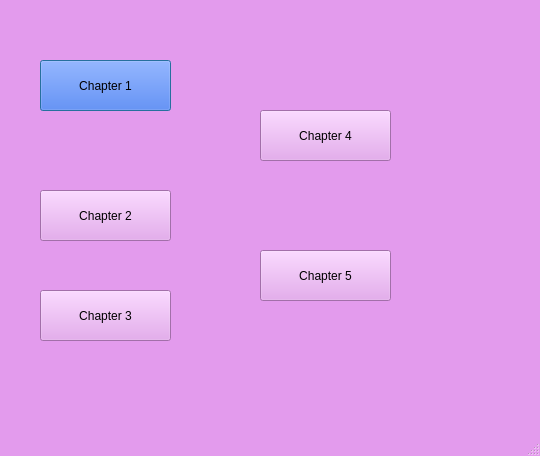
<?xml version="1.0" encoding="UTF-8"?>
<ui version="4.0">
 <class>JpnstudyDialog</class>
 <widget class="QDialog" name="JpnstudyDialog">
  <property name="geometry">
   <rect>
    <x>0</x>
    <y>0</y>
    <width>540</width>
    <height>456</height>
   </rect>
  </property>
  <property name="palette">
   <palette>
    <active>
     <colorrole role="WindowText">
      <brush brushstyle="SolidPattern">
       <color alpha="255">
        <red>0</red>
        <green>0</green>
        <blue>0</blue>
       </color>
      </brush>
     </colorrole>
     <colorrole role="Button">
      <brush brushstyle="SolidPattern">
       <color alpha="255">
        <red>227</red>
        <green>155</green>
        <blue>237</blue>
       </color>
      </brush>
     </colorrole>
     <colorrole role="Light">
      <brush brushstyle="SolidPattern">
       <color alpha="255">
        <red>255</red>
        <green>255</green>
        <blue>255</blue>
       </color>
      </brush>
     </colorrole>
     <colorrole role="Midlight">
      <brush brushstyle="SolidPattern">
       <color alpha="255">
        <red>241</red>
        <green>205</green>
        <blue>246</blue>
       </color>
      </brush>
     </colorrole>
     <colorrole role="Dark">
      <brush brushstyle="SolidPattern">
       <color alpha="255">
        <red>113</red>
        <green>77</green>
        <blue>118</blue>
       </color>
      </brush>
     </colorrole>
     <colorrole role="Mid">
      <brush brushstyle="SolidPattern">
       <color alpha="255">
        <red>151</red>
        <green>103</green>
        <blue>158</blue>
       </color>
      </brush>
     </colorrole>
     <colorrole role="Text">
      <brush brushstyle="SolidPattern">
       <color alpha="255">
        <red>0</red>
        <green>0</green>
        <blue>0</blue>
       </color>
      </brush>
     </colorrole>
     <colorrole role="BrightText">
      <brush brushstyle="SolidPattern">
       <color alpha="255">
        <red>255</red>
        <green>255</green>
        <blue>255</blue>
       </color>
      </brush>
     </colorrole>
     <colorrole role="ButtonText">
      <brush brushstyle="SolidPattern">
       <color alpha="255">
        <red>0</red>
        <green>0</green>
        <blue>0</blue>
       </color>
      </brush>
     </colorrole>
     <colorrole role="Base">
      <brush brushstyle="SolidPattern">
       <color alpha="255">
        <red>255</red>
        <green>255</green>
        <blue>255</blue>
       </color>
      </brush>
     </colorrole>
     <colorrole role="Window">
      <brush brushstyle="SolidPattern">
       <color alpha="255">
        <red>227</red>
        <green>155</green>
        <blue>237</blue>
       </color>
      </brush>
     </colorrole>
     <colorrole role="Shadow">
      <brush brushstyle="SolidPattern">
       <color alpha="255">
        <red>0</red>
        <green>0</green>
        <blue>0</blue>
       </color>
      </brush>
     </colorrole>
     <colorrole role="AlternateBase">
      <brush brushstyle="SolidPattern">
       <color alpha="255">
        <red>241</red>
        <green>205</green>
        <blue>246</blue>
       </color>
      </brush>
     </colorrole>
     <colorrole role="ToolTipBase">
      <brush brushstyle="SolidPattern">
       <color alpha="255">
        <red>255</red>
        <green>255</green>
        <blue>220</blue>
       </color>
      </brush>
     </colorrole>
     <colorrole role="ToolTipText">
      <brush brushstyle="SolidPattern">
       <color alpha="255">
        <red>0</red>
        <green>0</green>
        <blue>0</blue>
       </color>
      </brush>
     </colorrole>
    </active>
    <inactive>
     <colorrole role="WindowText">
      <brush brushstyle="SolidPattern">
       <color alpha="255">
        <red>0</red>
        <green>0</green>
        <blue>0</blue>
       </color>
      </brush>
     </colorrole>
     <colorrole role="Button">
      <brush brushstyle="SolidPattern">
       <color alpha="255">
        <red>227</red>
        <green>155</green>
        <blue>237</blue>
       </color>
      </brush>
     </colorrole>
     <colorrole role="Light">
      <brush brushstyle="SolidPattern">
       <color alpha="255">
        <red>255</red>
        <green>255</green>
        <blue>255</blue>
       </color>
      </brush>
     </colorrole>
     <colorrole role="Midlight">
      <brush brushstyle="SolidPattern">
       <color alpha="255">
        <red>241</red>
        <green>205</green>
        <blue>246</blue>
       </color>
      </brush>
     </colorrole>
     <colorrole role="Dark">
      <brush brushstyle="SolidPattern">
       <color alpha="255">
        <red>113</red>
        <green>77</green>
        <blue>118</blue>
       </color>
      </brush>
     </colorrole>
     <colorrole role="Mid">
      <brush brushstyle="SolidPattern">
       <color alpha="255">
        <red>151</red>
        <green>103</green>
        <blue>158</blue>
       </color>
      </brush>
     </colorrole>
     <colorrole role="Text">
      <brush brushstyle="SolidPattern">
       <color alpha="255">
        <red>0</red>
        <green>0</green>
        <blue>0</blue>
       </color>
      </brush>
     </colorrole>
     <colorrole role="BrightText">
      <brush brushstyle="SolidPattern">
       <color alpha="255">
        <red>255</red>
        <green>255</green>
        <blue>255</blue>
       </color>
      </brush>
     </colorrole>
     <colorrole role="ButtonText">
      <brush brushstyle="SolidPattern">
       <color alpha="255">
        <red>0</red>
        <green>0</green>
        <blue>0</blue>
       </color>
      </brush>
     </colorrole>
     <colorrole role="Base">
      <brush brushstyle="SolidPattern">
       <color alpha="255">
        <red>255</red>
        <green>255</green>
        <blue>255</blue>
       </color>
      </brush>
     </colorrole>
     <colorrole role="Window">
      <brush brushstyle="SolidPattern">
       <color alpha="255">
        <red>227</red>
        <green>155</green>
        <blue>237</blue>
       </color>
      </brush>
     </colorrole>
     <colorrole role="Shadow">
      <brush brushstyle="SolidPattern">
       <color alpha="255">
        <red>0</red>
        <green>0</green>
        <blue>0</blue>
       </color>
      </brush>
     </colorrole>
     <colorrole role="AlternateBase">
      <brush brushstyle="SolidPattern">
       <color alpha="255">
        <red>241</red>
        <green>205</green>
        <blue>246</blue>
       </color>
      </brush>
     </colorrole>
     <colorrole role="ToolTipBase">
      <brush brushstyle="SolidPattern">
       <color alpha="255">
        <red>255</red>
        <green>255</green>
        <blue>220</blue>
       </color>
      </brush>
     </colorrole>
     <colorrole role="ToolTipText">
      <brush brushstyle="SolidPattern">
       <color alpha="255">
        <red>0</red>
        <green>0</green>
        <blue>0</blue>
       </color>
      </brush>
     </colorrole>
    </inactive>
    <disabled>
     <colorrole role="WindowText">
      <brush brushstyle="SolidPattern">
       <color alpha="255">
        <red>113</red>
        <green>77</green>
        <blue>118</blue>
       </color>
      </brush>
     </colorrole>
     <colorrole role="Button">
      <brush brushstyle="SolidPattern">
       <color alpha="255">
        <red>227</red>
        <green>155</green>
        <blue>237</blue>
       </color>
      </brush>
     </colorrole>
     <colorrole role="Light">
      <brush brushstyle="SolidPattern">
       <color alpha="255">
        <red>255</red>
        <green>255</green>
        <blue>255</blue>
       </color>
      </brush>
     </colorrole>
     <colorrole role="Midlight">
      <brush brushstyle="SolidPattern">
       <color alpha="255">
        <red>241</red>
        <green>205</green>
        <blue>246</blue>
       </color>
      </brush>
     </colorrole>
     <colorrole role="Dark">
      <brush brushstyle="SolidPattern">
       <color alpha="255">
        <red>113</red>
        <green>77</green>
        <blue>118</blue>
       </color>
      </brush>
     </colorrole>
     <colorrole role="Mid">
      <brush brushstyle="SolidPattern">
       <color alpha="255">
        <red>151</red>
        <green>103</green>
        <blue>158</blue>
       </color>
      </brush>
     </colorrole>
     <colorrole role="Text">
      <brush brushstyle="SolidPattern">
       <color alpha="255">
        <red>113</red>
        <green>77</green>
        <blue>118</blue>
       </color>
      </brush>
     </colorrole>
     <colorrole role="BrightText">
      <brush brushstyle="SolidPattern">
       <color alpha="255">
        <red>255</red>
        <green>255</green>
        <blue>255</blue>
       </color>
      </brush>
     </colorrole>
     <colorrole role="ButtonText">
      <brush brushstyle="SolidPattern">
       <color alpha="255">
        <red>113</red>
        <green>77</green>
        <blue>118</blue>
       </color>
      </brush>
     </colorrole>
     <colorrole role="Base">
      <brush brushstyle="SolidPattern">
       <color alpha="255">
        <red>227</red>
        <green>155</green>
        <blue>237</blue>
       </color>
      </brush>
     </colorrole>
     <colorrole role="Window">
      <brush brushstyle="SolidPattern">
       <color alpha="255">
        <red>227</red>
        <green>155</green>
        <blue>237</blue>
       </color>
      </brush>
     </colorrole>
     <colorrole role="Shadow">
      <brush brushstyle="SolidPattern">
       <color alpha="255">
        <red>0</red>
        <green>0</green>
        <blue>0</blue>
       </color>
      </brush>
     </colorrole>
     <colorrole role="AlternateBase">
      <brush brushstyle="SolidPattern">
       <color alpha="255">
        <red>227</red>
        <green>155</green>
        <blue>237</blue>
       </color>
      </brush>
     </colorrole>
     <colorrole role="ToolTipBase">
      <brush brushstyle="SolidPattern">
       <color alpha="255">
        <red>255</red>
        <green>255</green>
        <blue>220</blue>
       </color>
      </brush>
     </colorrole>
     <colorrole role="ToolTipText">
      <brush brushstyle="SolidPattern">
       <color alpha="255">
        <red>0</red>
        <green>0</green>
        <blue>0</blue>
       </color>
      </brush>
     </colorrole>
    </disabled>
   </palette>
  </property>
  <property name="focusPolicy">
   <enum>Qt::StrongFocus</enum>
  </property>
  <property name="acceptDrops">
   <bool>false</bool>
  </property>
  <property name="windowTitle">
   <string>Chapters</string>
  </property>
  <property name="autoFillBackground">
   <bool>true</bool>
  </property>
  <property name="sizeGripEnabled">
   <bool>true</bool>
  </property>
  <widget class="QPushButton" name="Chapter1">
   <property name="geometry">
    <rect>
     <x>40</x>
     <y>60</y>
     <width>131</width>
     <height>51</height>
    </rect>
   </property>
   <property name="palette">
    <palette>
     <active>
      <colorrole role="Button">
       <brush brushstyle="SolidPattern">
        <color alpha="255">
         <red>50</red>
         <green>100</green>
         <blue>237</blue>
        </color>
       </brush>
      </colorrole>
      <colorrole role="Light">
       <brush brushstyle="SolidPattern">
        <color alpha="255">
         <red>19</red>
         <green>78</green>
         <blue>255</blue>
        </color>
       </brush>
      </colorrole>
      <colorrole role="Text">
       <brush brushstyle="SolidPattern">
        <color alpha="255">
         <red>214</red>
         <green>64</green>
         <blue>200</blue>
        </color>
       </brush>
      </colorrole>
     </active>
     <inactive>
      <colorrole role="Button">
       <brush brushstyle="SolidPattern">
        <color alpha="255">
         <red>50</red>
         <green>100</green>
         <blue>237</blue>
        </color>
       </brush>
      </colorrole>
      <colorrole role="Light">
       <brush brushstyle="SolidPattern">
        <color alpha="255">
         <red>19</red>
         <green>78</green>
         <blue>255</blue>
        </color>
       </brush>
      </colorrole>
      <colorrole role="Text">
       <brush brushstyle="SolidPattern">
        <color alpha="255">
         <red>214</red>
         <green>64</green>
         <blue>200</blue>
        </color>
       </brush>
      </colorrole>
     </inactive>
     <disabled>
      <colorrole role="Button">
       <brush brushstyle="SolidPattern">
        <color alpha="255">
         <red>50</red>
         <green>100</green>
         <blue>237</blue>
        </color>
       </brush>
      </colorrole>
      <colorrole role="Light">
       <brush brushstyle="SolidPattern">
        <color alpha="255">
         <red>19</red>
         <green>78</green>
         <blue>255</blue>
        </color>
       </brush>
      </colorrole>
      <colorrole role="Text">
       <brush brushstyle="SolidPattern">
        <color alpha="255">
         <red>118</red>
         <green>16</green>
         <blue>92</blue>
        </color>
       </brush>
      </colorrole>
     </disabled>
    </palette>
   </property>
   <property name="text">
    <string>Chapter 1</string>
   </property>
  </widget>
  <widget class="QPushButton" name="Chapter5">
   <property name="geometry">
    <rect>
     <x>260</x>
     <y>250</y>
     <width>131</width>
     <height>51</height>
    </rect>
   </property>
   <property name="text">
    <string>Chapter 5</string>
   </property>
  </widget>
  <widget class="QPushButton" name="Chapter3">
   <property name="geometry">
    <rect>
     <x>40</x>
     <y>290</y>
     <width>131</width>
     <height>51</height>
    </rect>
   </property>
   <property name="text">
    <string>Chapter 3</string>
   </property>
  </widget>
  <widget class="QPushButton" name="Chapter4">
   <property name="geometry">
    <rect>
     <x>260</x>
     <y>110</y>
     <width>131</width>
     <height>51</height>
    </rect>
   </property>
   <property name="text">
    <string>Chapter 4</string>
   </property>
  </widget>
  <widget class="QPushButton" name="Chapter2">
   <property name="geometry">
    <rect>
     <x>40</x>
     <y>190</y>
     <width>131</width>
     <height>51</height>
    </rect>
   </property>
   <property name="text">
    <string>Chapter 2</string>
   </property>
  </widget>
 </widget>
 <resources/>
 <connections/>
</ui>
